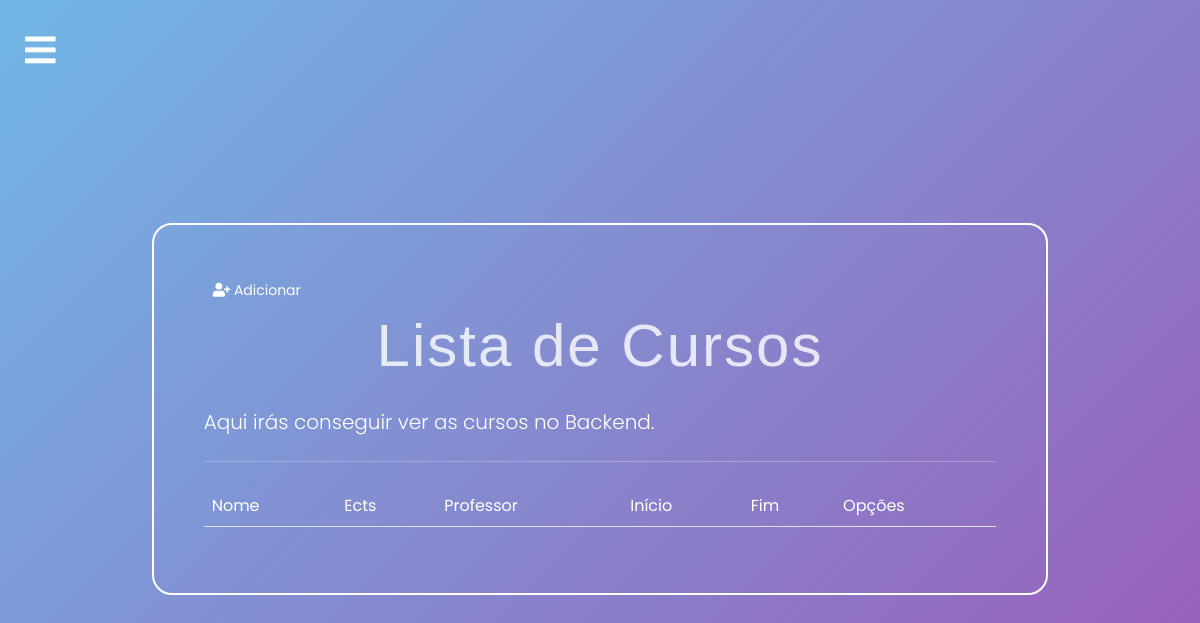
The page /backend/cursos/list/ (signed in) on the database as committed earlier.
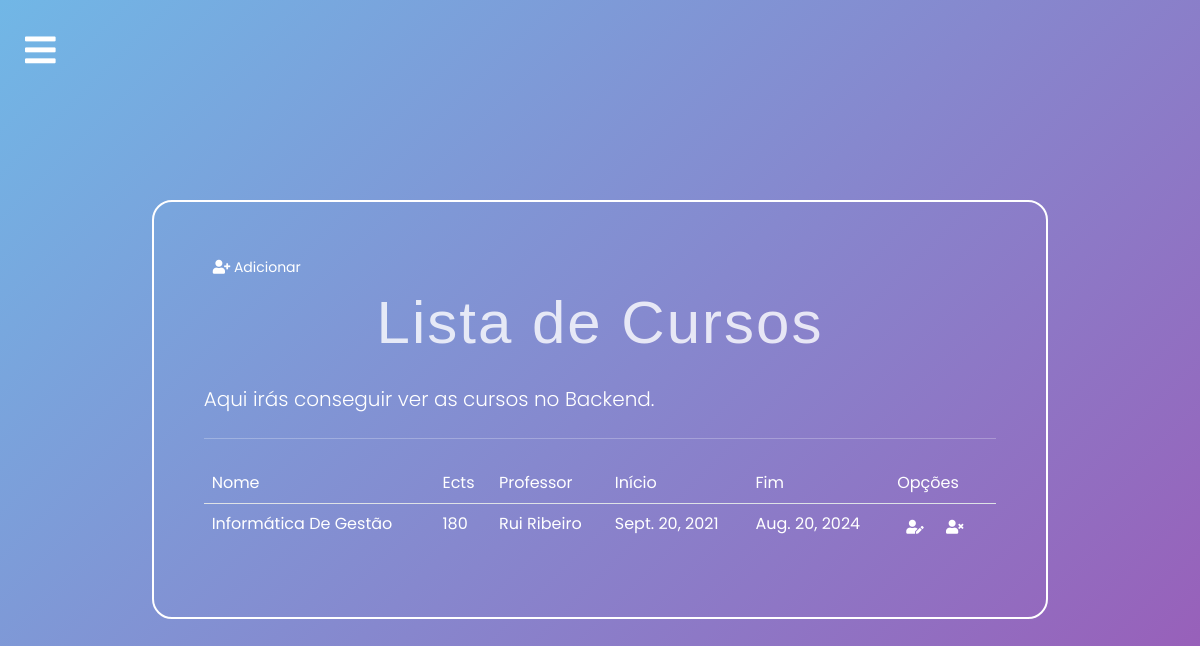
The same page on the database as committed later.
### portofolio/models.py (models this page shows, shortened)
class Curso (models.Model):
    nome = models.CharField(max_length=255)
    ectsTotal = models.IntegerField()
    professor = models.ForeignKey('Professor', on_delete=models.CASCADE)
    universidade = models.ForeignKey(Universidade, on_delete=models.CASCADE)
    inicio = models.DateField()
    fim = models.DateField()

class Professor (models.Model):
    nome = models.CharField(max_length=255)
    sobrenome = models.CharField(max_length=255)
    universidade = models.ForeignKey(Universidade, on_delete=models.CASCADE)
    linkedin = models.URLField(max_length=200, null=True, blank=True)
    link_lusofona = models.URLField(max_length=200, null=True, blank=True)
    def __str__(self):
        return self.nome + ' ' + self.sobrenome

### portofolio/views.py (the view)
# urls.py: path('backend/cursos/list/', views.cursos_list, name='cursos_list'), # get req. to retrieve and display all records
@login_required
def cursos_list(request):
    context = {'cursos_list': Curso.objects.all()}
    return render(request, 'portofolio/educacao/cursos/curso_list.html', context)

### portofolio/templates/portofolio/educacao/cursos/curso_list.html (shortened to what this page needs)
{%extends 'portofolio/base.html' %}
{%load crispy_forms_tags%}
{%block content%}
<div class="container">
    <div class="col-md-10 offset-md-1 mt-5">
        <div class="limiter-form jumbotron">
            <a href="{%url 'portofolio:cursos_insert'%}" class="btn btn-primary btn-sm">
                <i class="fas fa-user-plus"></i>
                Adicionar
            </a>
            <h1 class="display-4">Lista de Cursos</h1>
            <p class="lead">Aqui irás conseguir ver as cursos no Backend.</p>
            <hr class="my-4">
            <table class="table table-borderless">
                <thead class="border-bottom font-weight-bold">
                    <tr>
                        <td>Nome</td>
                        <td>Ects</td>
                        <td>Professor</td>
                        <td>Início</td>
                        <td>Fim</td>
                        <td>Opções</td>
                    </tr>
                    <tbody>
                        {%for curso in cursos_list%}
                        <tr>
                            <td>{{curso.nome}}</td>
                            <td>{{curso.ectsTotal}}</td>
                            <td>{{ curso.professor }}</td>
                            <td>{{ curso.inicio }}</td>
                            <td>{{ curso.fim }}</td>
                            <td>
                                <a href="{%url 'portofolio:curso_update' curso.id%}" class="btn btn-warning btn-sm">
                                    <i class="fas fa-user-edit"></i>
                                </a>
                                <form action="{%url 'portofolio:curso_delete' curso.id%}" method="post" class="d-inline">
                                    <button type="submit" class="btn btn-danger btn-sm">
                                        <i class="fas fa-user-times"></i>
                                    </button>
                                </form>
                            </td>
                        </tr>
                        {% endfor %}
                    </tbody>
                </thead>
            </table>
        </div>
    </div>
</div>
{%endblock%}

Rows that differ between the two databases and show on the page:
added Curso: nome "Informática De Gestão", ectsTotal "180", professor "Rui Ribeiro", inicio "Sept. 20, 2021", fim "Aug. 20, 2024"
